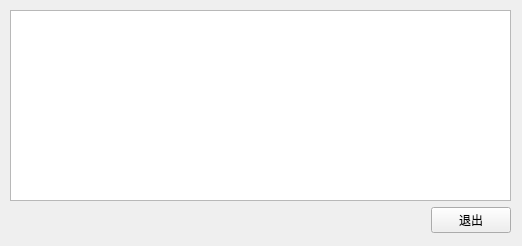
<?xml version="1.0" encoding="UTF-8"?>
<ui version="4.0">
 <class>EncoderForm</class>
 <widget class="QWidget" name="EncoderForm">
  <property name="geometry">
   <rect>
    <x>0</x>
    <y>0</y>
    <width>522</width>
    <height>246</height>
   </rect>
  </property>
  <property name="sizePolicy">
   <sizepolicy hsizetype="Fixed" vsizetype="Fixed">
    <horstretch>0</horstretch>
    <verstretch>0</verstretch>
   </sizepolicy>
  </property>
  <property name="windowTitle">
   <string>0%</string>
  </property>
  <widget class="QWidget" name="layoutWidget">
   <property name="geometry">
    <rect>
     <x>10</x>
     <y>10</y>
     <width>501</width>
     <height>223</height>
    </rect>
   </property>
   <layout class="QVBoxLayout" name="verticalLayout">
    <item>
     <widget class="QTextEdit" name="infoBox">
      <property name="acceptDrops">
       <bool>false</bool>
      </property>
      <property name="undoRedoEnabled">
       <bool>false</bool>
      </property>
      <property name="readOnly">
       <bool>true</bool>
      </property>
      <property name="textInteractionFlags">
       <set>Qt::NoTextInteraction</set>
      </property>
      <property name="placeholderText">
       <string/>
      </property>
     </widget>
    </item>
    <item>
     <layout class="QHBoxLayout" name="horizontalLayout">
      <item>
       <spacer name="horizontalSpacer">
        <property name="orientation">
         <enum>Qt::Horizontal</enum>
        </property>
        <property name="sizeType">
         <enum>QSizePolicy::Expanding</enum>
        </property>
        <property name="sizeHint" stdset="0">
         <size>
          <width>408</width>
          <height>17</height>
         </size>
        </property>
       </spacer>
      </item>
      <item>
       <widget class="QPushButton" name="OKexit">
        <property name="maximumSize">
         <size>
          <width>80</width>
          <height>16777215</height>
         </size>
        </property>
        <property name="layoutDirection">
         <enum>Qt::LeftToRight</enum>
        </property>
        <property name="text">
         <string>退出</string>
        </property>
       </widget>
      </item>
     </layout>
    </item>
   </layout>
  </widget>
 </widget>
 <resources/>
 <connections>
  <connection>
   <sender>OKexit</sender>
   <signal>clicked()</signal>
   <receiver>EncoderForm</receiver>
   <slot>close()</slot>
   <hints>
    <hint type="sourcelabel">
     <x>471</x>
     <y>219</y>
    </hint>
    <hint type="destinationlabel">
     <x>260</x>
     <y>122</y>
    </hint>
   </hints>
  </connection>
 </connections>
</ui>
